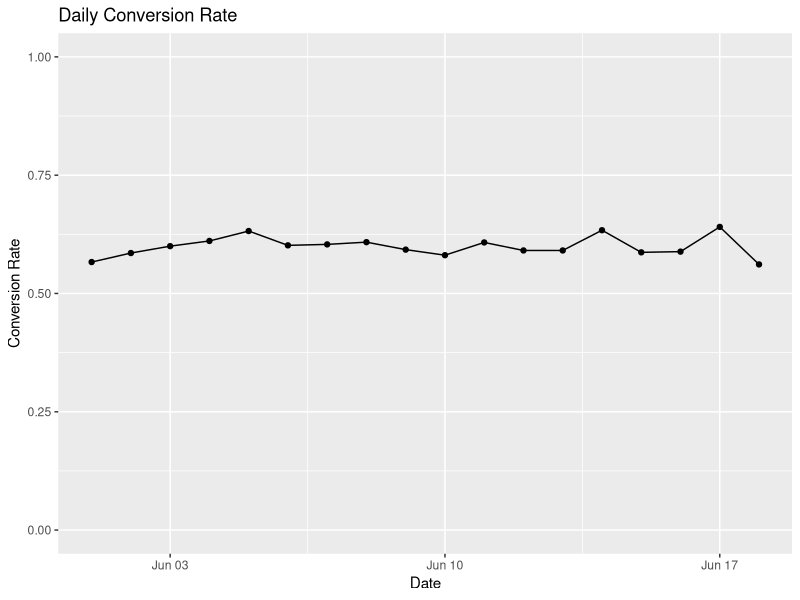
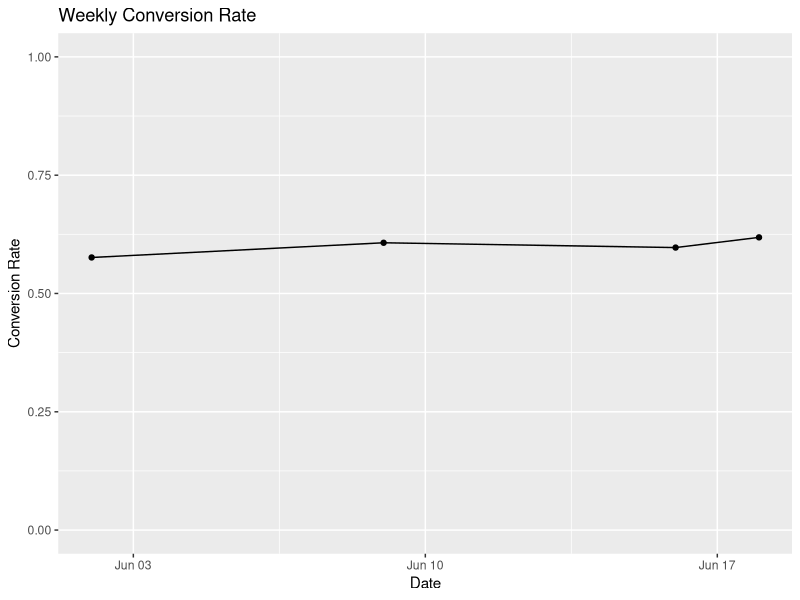

Reproduce these figures in R, in order.
library(dplyr)
library(tidyr)
library(ggplot2)
library(lubridate)

set.seed(101)

# dataframe with binary conversion information

# There are around 1000-2000 unique visits a day
start_date <- dmy_hms('01-06-2019 00:00:01')
times <- start_date + seconds(cumsum(floor(runif(n = 10000, min = 1, max = 300))))

df <- data_frame(
    'time' = times,
    'dates' = dmy(format(`times`, "%d-%m-%Y")),
    'id' = 1:length(dates),
    'conversion' = rbinom(n = length(times), size = 1, prob = 0.6)
    )
View(df)

# how many entries per day?
df %>% group_by(`dates`) %>% summarise(`visits_per_day` = n()) %>% View()

# plot daily conversion
daily_conversion_df <- df %>%
    group_by(`dates`) %>% 
    summarise(conversion_rate = mean(`conversion`))
View(daily_conversion_df)

g1 <- daily_conversion_df %>% 
    ggplot(mapping = aes(x = `dates`, y = `conversion_rate`)) + 
    geom_point() + 
    geom_line() +
    labs(title = 'Daily Conversion Rate', y = 'Conversion Rate', x = 'Date') +
    ylim(0, 1)
g1

# plot Weekly conversion
weekly_conversion_df <- df %>%
    mutate(`week` = strftime(`dates`, format = "%V")) %>% 
    group_by(`week`) %>% 
    mutate(`max_date` = max(`dates`)) %>% 
    ungroup() %>% 
    group_by(`max_date`) %>% 
    summarise(conversion_rate = mean(`conversion`))
View(daily_conversion_df)

g2 <- weekly_conversion_df %>% 
    ggplot(mapping = aes(x = `max_date`, y = `conversion_rate`)) + 
    geom_point() + 
    geom_line() +
    labs(title = 'Weekly Conversion Rate', y = 'Conversion Rate', x = 'Date') +
    ylim(0, 1)
g2

